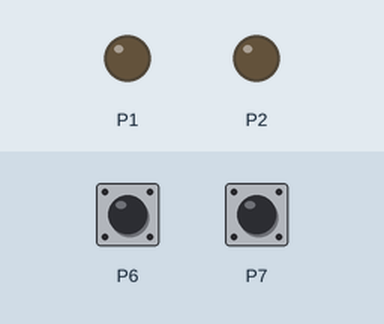
The program below on a simulated BBC micro:bit running MicroPython. Shown: output pins drawn as LEDs (lit = HIGH). Inputs (shaded band) come from the test bench; at power-on: P6 LOW, P7 LOW.

Above: at 1.2 s.
1.3 s: P6 pulled HIGH for 0.15 s
At 1.37 s:
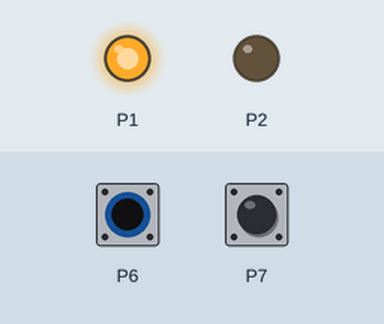
2.9 s: P7 pulled HIGH for 0.15 s
At 2.97 s:
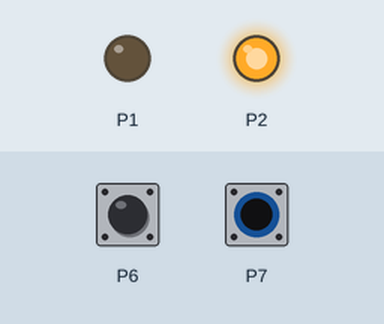
4.5 s: P7 pulled HIGH for 3.2 s
At 8.8 s:
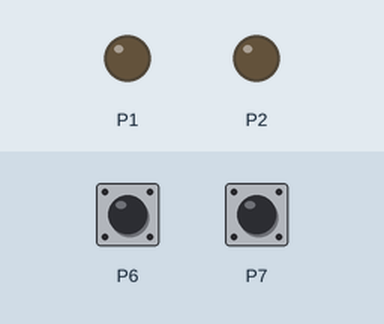
9.2 s: P6 pulled HIGH for 3.2 s
At 9.9 s:
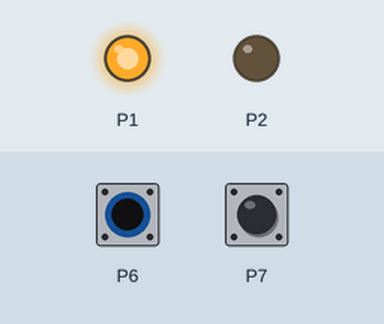
13.9 s: P6 driven HIGH and P7 driven HIGH
At 14.9 s:
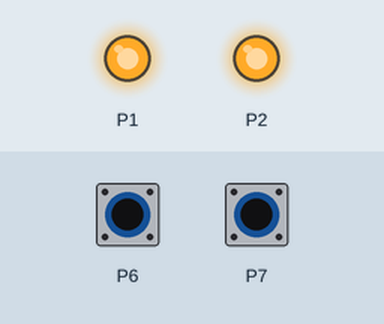
Timing chart, 0 to 16.4 s (numbered marks = the images above; inputs shaded):
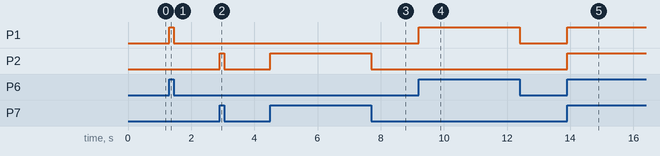

Measured:
- after the input at 1.3 s, P1: LOW → HIGH at once, → LOW 0.15 s later
- after the input at 2.9 s, P2: LOW → HIGH at once, → LOW 0.15 s later
- after the input at 4.5 s, P2: LOW → HIGH at once, → LOW 3.2 s later
- after the input at 9.2 s, P1: LOW → HIGH at once, → LOW 3.2 s later
- after the input at 13.9 s, P1, P2: LOW → HIGH at once

The program:

led_button.py
```python
from microbit import *

display.off()

while True:
    if pin6.read_digital():
        pin1.write_digital(1)
    else:
        pin1.write_digital(0)
    if pin7.read_digital():
        pin2.write_digital(1)
    else:
        pin2.write_digital(0)
```
